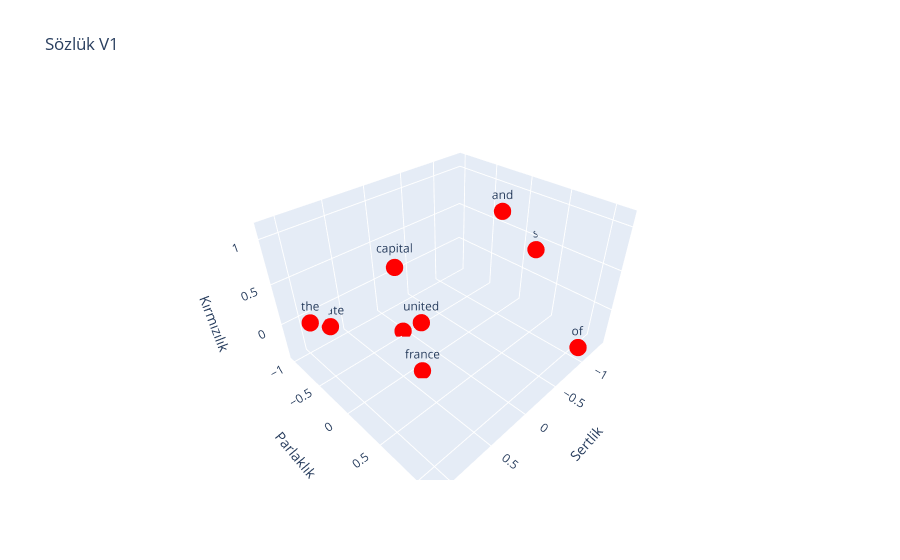

Notebook code for this chart:
### Code cell
sentences = [
  {
    "words": meanings.detach().numpy(),
    "labels": tokenizer.tokenize(sentence),
    "color": "red",
  },
]
plot_dots(sentences, "Sözlük V1")

### Figure 1 — Plotly figure (JSON) as saved in the notebook; plotly's stock layout.template omitted (floating-point values rounded to 4 significant figures)
{"data": [{"hoverinfo": "text", "marker": {"color": "red", "size": 6}, "mode": "markers+text", "text": ["the", " ", "capital", " ", "of", " ", "united", " ", "state", "s", " ", "and", " ", "the", " ", "capital", " ", "of", " ", "france"], "type": "scatter3d", "x": [1.115, 0.06884, 0.7331, 0.06884, -0.9732, 0.06884, 0.7279, 0.06884, 0.7003, -1.372, 0.06884, -1.215, 0.06884, 1.115, 0.06884, 0.7331, 0.06884, -0.9732, 0.06884, 0.346], "y": [-0.5703, -0.517, 0.3086, -0.517, 1.138, -0.517, 0.5921, -0.517, -1.018, 0.209, -0.517, -0.1916, -0.517, -0.5703, -0.517, 0.3086, -0.517, 1.138, -0.517, 0.1245], "z": [0.2771, -0.422, 1.121, -0.422, -0.2816, -0.422, 0.7281, -0.422, -0.2777, 0.3724, -0.422, 0.7711, -0.422, 0.2771, -0.422, 1.121, -0.422, -0.2816, -0.422, -0.4094]}], "layout": {"scene": {"xaxis": {"title": {"text": "Sertlik"}}, "yaxis": {"title": {"text": "Parlaklık"}}, "zaxis": {"title": {"text": "Kırmızılık"}}}, "title": {"text": "Sözlük V1"}}}
